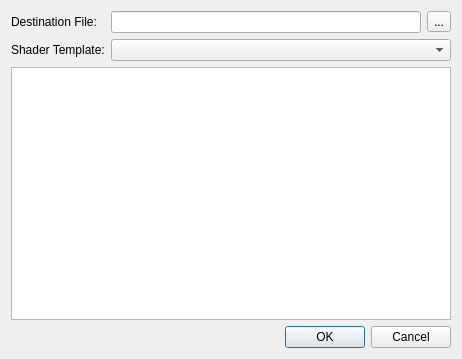
<?xml version="1.0" encoding="UTF-8"?>
<ui version="4.0">
 <class>ShaderTemplateDlg</class>
 <widget class="QDialog" name="ShaderTemplateDlg">
  <property name="geometry">
   <rect>
    <x>0</x>
    <y>0</y>
    <width>462</width>
    <height>359</height>
   </rect>
  </property>
  <property name="minimumSize">
   <size>
    <width>0</width>
    <height>0</height>
   </size>
  </property>
  <property name="maximumSize">
   <size>
    <width>1000</width>
    <height>1000</height>
   </size>
  </property>
  <property name="windowTitle">
   <string>Create Shader from Template</string>
  </property>
  <property name="windowIcon">
   <iconset resource="../../../../Tools/Libs/GuiFoundation/QtResources/resources.qrc">
    <normaloff>:/GuiFoundation/EZ-logo.svg</normaloff>:/GuiFoundation/EZ-logo.svg</iconset>
  </property>
  <layout class="QVBoxLayout" name="verticalLayout">
   <item>
    <layout class="QGridLayout" name="gridLayout">
     <item row="1" column="0">
      <widget class="QLabel" name="label">
       <property name="text">
        <string>Shader Template:</string>
       </property>
      </widget>
     </item>
     <item row="1" column="1">
      <widget class="QComboBox" name="ShaderTemplate"/>
     </item>
     <item row="0" column="0">
      <widget class="QLabel" name="label_2">
       <property name="text">
        <string>Destination File:</string>
       </property>
      </widget>
     </item>
     <item row="0" column="1">
      <layout class="QHBoxLayout" name="horizontalLayout_2">
       <item>
        <widget class="QLineEdit" name="DestinationFile">
         <property name="readOnly">
          <bool>true</bool>
         </property>
        </widget>
       </item>
       <item>
        <widget class="QToolButton" name="Browse">
         <property name="text">
          <string>...</string>
         </property>
        </widget>
       </item>
      </layout>
     </item>
    </layout>
   </item>
   <item>
    <widget class="QTableWidget" name="TemplateVars">
     <property name="editTriggers">
      <set>QAbstractItemView::NoEditTriggers</set>
     </property>
     <property name="showDropIndicator" stdset="0">
      <bool>false</bool>
     </property>
     <property name="selectionMode">
      <enum>QAbstractItemView::NoSelection</enum>
     </property>
     <property name="selectionBehavior">
      <enum>QAbstractItemView::SelectRows</enum>
     </property>
     <property name="showGrid">
      <bool>false</bool>
     </property>
     <property name="cornerButtonEnabled">
      <bool>false</bool>
     </property>
     <attribute name="horizontalHeaderVisible">
      <bool>false</bool>
     </attribute>
     <attribute name="horizontalHeaderStretchLastSection">
      <bool>true</bool>
     </attribute>
     <attribute name="verticalHeaderVisible">
      <bool>false</bool>
     </attribute>
    </widget>
   </item>
   <item>
    <layout class="QHBoxLayout" name="horizontalLayout">
     <item>
      <spacer name="horizontalSpacer">
       <property name="orientation">
        <enum>Qt::Horizontal</enum>
       </property>
       <property name="sizeHint" stdset="0">
        <size>
         <width>40</width>
         <height>20</height>
        </size>
       </property>
      </spacer>
     </item>
     <item>
      <widget class="QDialogButtonBox" name="Buttons">
       <property name="standardButtons">
        <set>QDialogButtonBox::Cancel|QDialogButtonBox::Ok</set>
       </property>
      </widget>
     </item>
    </layout>
   </item>
  </layout>
 </widget>
 <resources>
  <include location="../QtResources/resources.qrc"/>
  <include location="../../../../Tools/Libs/GuiFoundation/QtResources/resources.qrc"/>
  <include location="../../../../Editor/EditorFramework/QtResources/resources.qrc"/>
 </resources>
 <connections/>
</ui>
